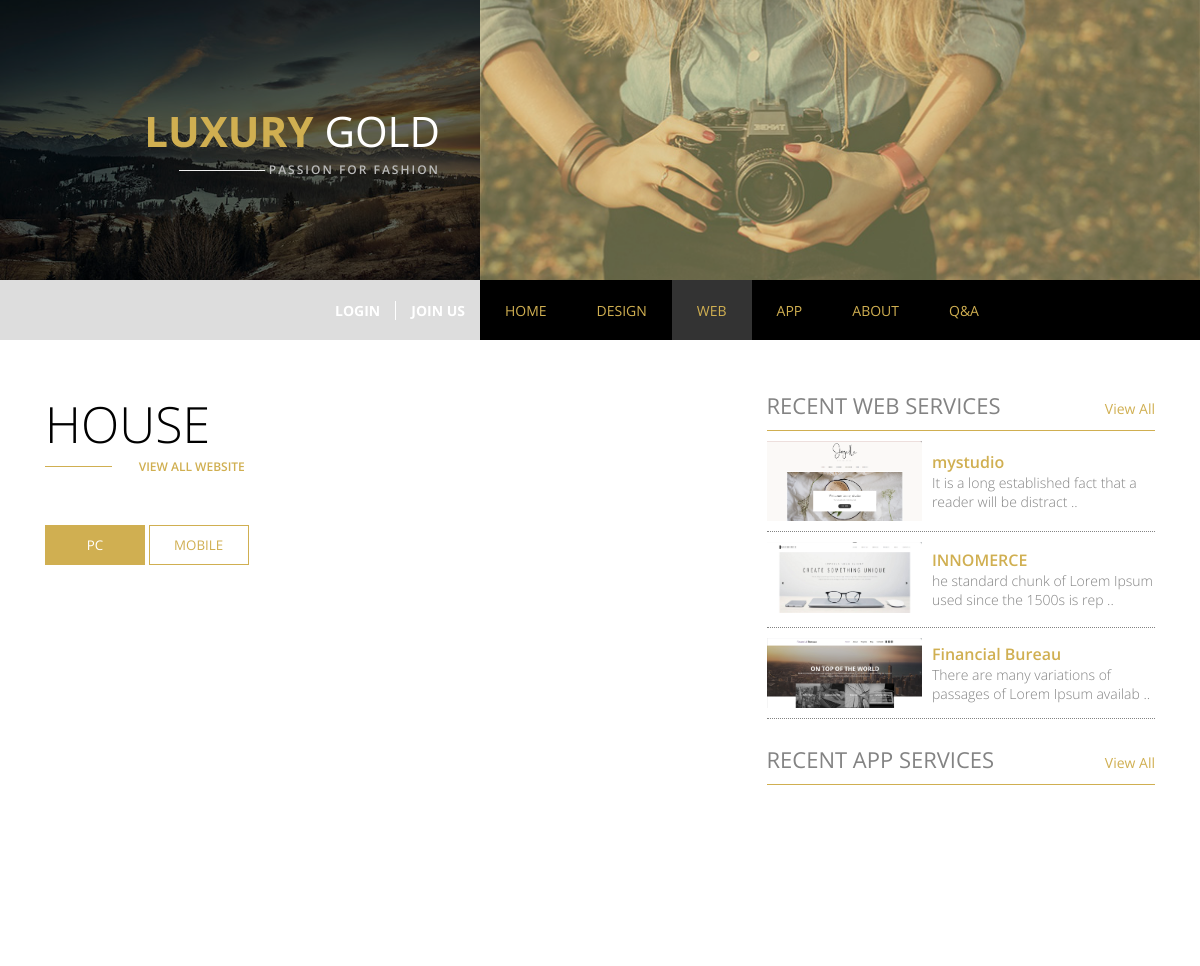
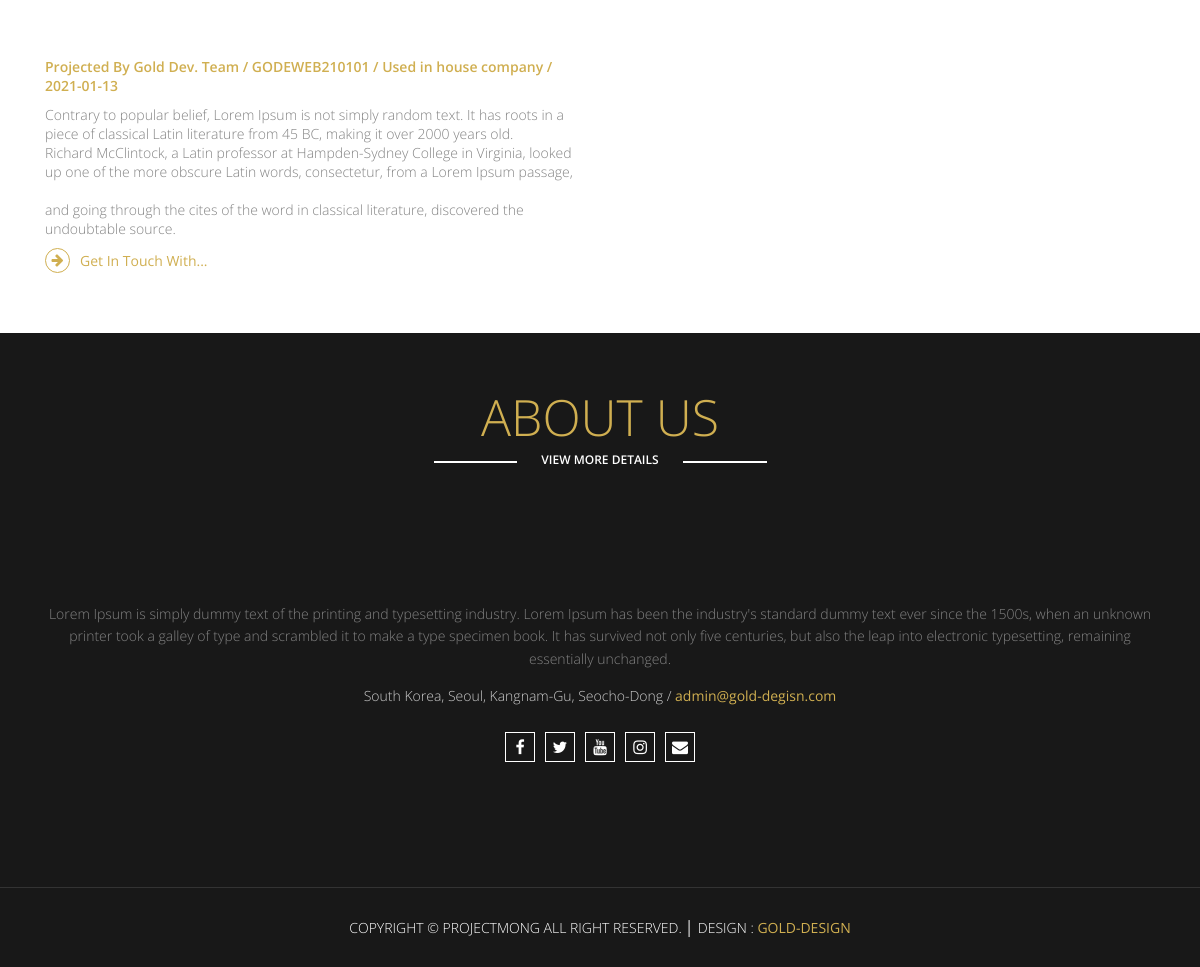
/pages/web/web_detail.php?num=3, run on the app's committed database (2 pictures, top to bottom).
### tables this page shows
CREATE TABLE `gold_web` (
  `GOLD_WEB_num` int(11) NOT NULL COMMENT '고유번호',
  `GOLD_WEB_tit` varchar(20) NOT NULL COMMENT '제목',
  `GOLD_WEB_ser` varchar(20) NOT NULL COMMENT '시리얼넘버',
  `GOLD_WEB_des` text NOT NULL COMMENT '설명',
  `GOLD_WEB_img` varchar(30) NOT NULL COMMENT '사진',
  `GOLD_WEB_mimg` varchar(50) NOT NULL COMMENT '모바일사진',
  `GOLD_WEB_thumb` varchar(30) NOT NULL COMMENT '썸네일 사진',
  `GOLD_WEB_cli` varchar(30) NOT NULL COMMENT '납품처',
  `GOLD_WEB_reg` varchar(15) DEFAULT NULL COMMENT '등록일',
  `GOLD_WEB_dom` varchar(50) DEFAULT NULL COMMENT '도메인주소'
);

### pages/web/web_detail.php (the view, shortened to what this page needs)
<?php
  $web_detail_num = $_GET['num'];
  include  $_SERVER['DOCUMENT_ROOT']."/Goldd/php_process/connect/db_connect.php";
  $sql="select * from gold_web where GOLD_WEB_num=$web_detail_num";
  $web_result=mysqli_query($dbConn, $sql);
  $web_row=mysqli_fetch_array($web_result);
  $web_detail_tit=$web_row['GOLD_WEB_tit'];
  $web_detail_ser=$web_row['GOLD_WEB_ser'];
  $web_detail_des=$web_row['GOLD_WEB_des'];
  $web_detail_cli=$web_row['GOLD_WEB_cli'];
  $web_detail_reg=$web_row['GOLD_WEB_reg'];
?>
<!DOCTYPE html>
<html lang="en">
  <head>
    <link
      rel="stylesheet"
      href="https://cdnjs.cloudflare.com/ajax/libs/font-awesome/4.7.0/css/font-awesome.min.css"
    />
    <link rel="stylesheet" href="/Goldd/css/style.css" />
    <link rel="stylesheet" href="/Goldd/css/design_web_app.css">
    <link rel="stylesheet" href="/Goldd/css/animation.css" />
    <link rel="stylesheet" href="/Goldd/css/media.css" />
  </head>
  <body>
    <div class="wrap">
      <?php include $_SERVER["DOCUMENT_ROOT"]."/Goldd/include/header.php" ?>
      <section class="contents webDetail deWeDetail ">
        <div class="center clear">
          <div class="webLeft deWeLeft">
            <div class="title">
              <h2><?=$web_detail_tit?></h2>
              <div class="linkBox">
                <span class="line"></span>
                <a href="/Goldd/pages/web/web.php">view all website</a>
              </div>
            </div>
            <div class="detailCon ">
              <div class="webTabBtns">
                <button type="button">PC</button>
                <button type="button">MOBILE</button>
              </div>
              <div class="webBox webTab">
                <div class="webPcFrame">
                  <div class="webMainImg">
                  </div>
                </div>
              </div>
              <p class="detailInfo">
                Projected By Gold Dev. Team / <?=$web_detail_ser?> / Used in <?=$web_detail_cli?> / <?=$web_detail_reg?>
              </p>
              <div class="detailDesc">
                <p><?=$web_detail_des?></p>
                <a href="/Goldd/index.php#contact"><i class="fa fa-arrow-right"></i>Get In Touch With...</a>
              </div>
            </div>
          </div>
          <div class="designRight deWeRight">
            <?php include $_SERVER["DOCUMENT_ROOT"]. "/Goldd/include/web_side_detail.php" ?>
            <?php include $_SERVER["DOCUMENT_ROOT"]. "/Goldd/include/app_side_detail.php" ?>
          </div>
        </div>
      </section>
      <?php include $_SERVER["DOCUMENT_ROOT"]. "/Goldd/include/about.php" ?>
      <?php include $_SERVER["DOCUMENT_ROOT"]."/Goldd/include/footer.php" ?>
    </div>
  </body>
</html>

### include/web_side_detail.php
<div class="detailWeb">
  <div class="webTit">
    <h2>Recent Web Services</h2>
    <a href="/Goldd/pages/web/web.php">View All</a>
  </div>
  <?php
    include $_SERVER['DOCUMENT_ROOT'].'/Goldd/php_process/connect/db_connect.php';
    $sql="select * from gold_web order by GOLD_WEB_num desc limit 3";
    $web_side_result = mysqli_query($dbConn, $sql);
    while($web_side_row=mysqli_fetch_array($web_side_result)){
      $web_side_num = $web_side_row['GOLD_WEB_num'];
      $web_side_thumb = $web_side_row['GOLD_WEB_thumb'];
      $web_side_tit = $web_side_row['GOLD_WEB_tit'];
      $web_side_des = $web_side_row['GOLD_WEB_des'];
  ?>
  <div class="webLinks">
    <div class="subWebImg">
      <img src="/Goldd/data/web_page/thumb/<?=$web_side_thumb?>" alt="">
    </div>
    <div class="subWebTxt">
      <a href="/Goldd/pages/web/web_detail.php?num=<?=$web_side_num?>"><?=$web_side_tit?></a>
      <em><?=$web_side_des?></em>
    </div>
  </div>
  <?php
    }
  ?>
</div>

### css/style.css (style rules this page uses)
* { margin: 0; padding: 0; box-sizing: border-box; }
body { font-size: 14px; font-family: 'Open Sans', sans-serif; }
.clear:after { clear: both; display: block; content: ''; }
.center { width: 100%; height: auto; max-width: 1140px; margin: auto; }
a { text-decoration: none; color: #111; }
img { display: block; }
button, input, textarea { outline: 0; font-family: 'Open Sans'; }
.contents { padding: 50px 0; }
.title { width: auto; height: auto; float: left; }
.title h2 { font-size: 50px; font-weight: 300; text-transform: uppercase; }
.title .linkBox { width: 100%; display: flex; align-items: center; }
.title .line { width: 10%; display: block; height: 1px; background: #d0af51; float: left; transition: all 0.4s; }
.title a { display: block; width: 40%; float: left; text-align: right; text-transform: uppercase; font-size: 12px; font-weight: 600; color: #d0af51; transition: all 0.4s; }

### css/design_web_app.css (style rules this page uses)
.deWeLeft { width: 60%; height: auto; float: left; }
.deWeDetail .title { float: none; margin-bottom: 50px; }
.deWeDetail .title a { width: 20%; }
.detailCon { width: 100%; height: auto; padding-right: 20%; }
.detailInfo { width: 100%; height: auto; padding: 5px 0 10px 0; font-weight: 600; color: #d0af51; }
.detailDesc p { color: #838383; font-weight: 300; }
.detailDesc a { display: flex; width: 100%; align-items: center; padding: 10px 0; color: #d0af51; }
.detailDesc i.fa { width: 25px; height: 25px; border: 1px solid #d0af51; border-radius: 50%; display: flex; align-items: center; justify-content: center; color: #d0af51; margin-right: 10px; }
.deWeRight { width: 40%; height: auto; float: right; padding-left: 5%; }
.deWeRight .detailWeb { width: 100%; height: auto; margin-bottom: 25px; }
.deWeRight .webTit, .deWeRight .appTit { width: 100%; height: auto; padding: 0 0 10px 0; border-bottom: 1px solid #d0af51; display: flex; justify-content: space-between; align-items: baseline; }
.deWeRight .webTit h2, .deWeRight .appTit h2 { font-size: 22px; font-weight: 400; color: #838383; text-transform: uppercase; }
.deWeRight .webTit a, .deWeRight .appTit a { color: #d0af51; }
.deWeRight .detailWeb .webLinks, .deWeRight .detailApp .appLinks { width: 100%; height: auto; display: flex; padding: 10px 0; border-bottom: 1px dotted #838383; }
.deWeRight .webLinks .subWebImg, .deWeRight .appLinks .subAppImg { width: 40%; height: auto; overflow: hidden; }
.deWeRight .webLinks .subWebImg img, .deWeRight .appLinks .subAppImg img { width: 100%; }
.deWeRight .webLinks .subWebTxt, .deWeRight .appLinks .subAppTxt { width: 60%; padding-left: 10px; display: flex; flex-direction: column; justify-content: center; }
.deWeRight .webLinks .subWebTxt a, .deWeRight .appLinks .subAppTxt a { font-weight: 600; font-size: 16px; color: #d0af51; }
.deWeRight .webLinks .subWebTxt em, .deWeRight .appLinks .subAppTxt em { color: #838383; font-weight: 300; font-style: normal; }
.webDetail .webTabBtns button { width: 100px; text-align: center; background: #fff; border: 1px solid #d0af51; color: #d0af51; padding: 10px; transition: all 0.4s; }
.webDetail .webTabBtns button:hover, .webDetail .webTabBtns button.active { color: #fff; background: #d0af51; }
.webDetail .webBox { width: 100%; height: 450px; margin-top: 20px; position: relative; _display: none; }
.webDetail .webBox .webPcFrame { width: 100%; height: 100%; }
.webDetail .webBox .webPcFrame .webMainImg { width: 100%; height: 75%; position: relative; overflow: hidden; }

### css/media.css (style rules this page uses)
@media screen and (max-width:1200px) { .center { padding: 0 15px; } }

### data on the page
gold_web: GOLD_WEB_tit "HOUSE", GOLD_WEB_ser "GODEWEB210101", GOLD_WEB_cli "house company", GOLD_WEB_reg "2021-01-13", GOLD_WEB_des "Contrary to popular belief, Lorem Ipsum is not simply random text. It has roots in a piece of classical Latin literature from 45 BC, making it over 2000 years old. Richard McClintock, a Latin professor at Hampden-Sydney College in Virginia, looked up one of the more obscure Latin words, consectetur, from a Lorem Ipsum passage, and going through the cites of the word in classical literature, discovered the undoubtable source."
gold_web: GOLD_WEB_thumb (picture), GOLD_WEB_tit "mystudio"
gold_web: GOLD_WEB_thumb (picture), GOLD_WEB_tit "INNOMERCE"
gold_web: GOLD_WEB_thumb (picture), GOLD_WEB_tit "Financial Bureau"
